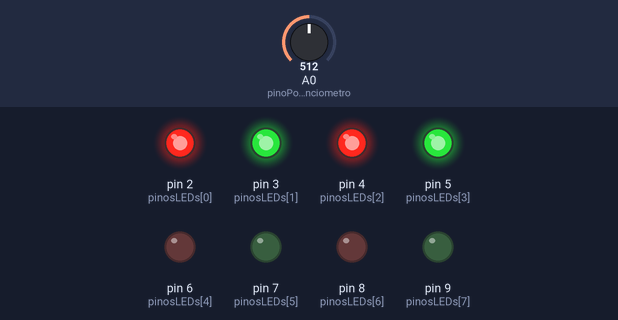
Bench run of a sketch on a simulated Arduino Uno, built with avr-gcc and run on an emulated ATmega328P. Parts: output pins drawn as LEDs (lit = HIGH). Inputs (shaded band) come from the test bench; at power-on: A0 (pinoPotenciometro) = 512.

Above: at 1.2 s.
1.3 s: A0 (pinoPotenciometro) set to 632
2.8 s: A0 (pinoPotenciometro) set to 651
At 4.0 s:
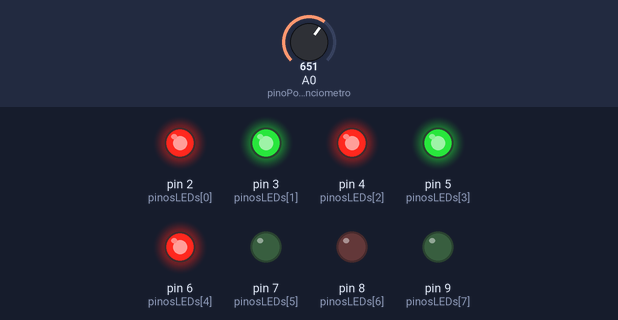
4.3 s: A0 (pinoPotenciometro) set to 511
At 5.3 s:
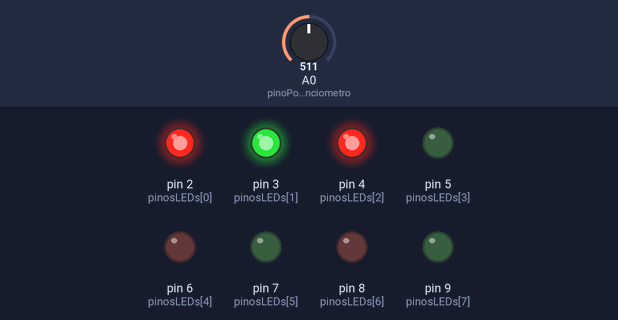
5.8 s: A0 (pinoPotenciometro) set to 395
7.3 s: A0 (pinoPotenciometro) set to 372
At 7.6 s:
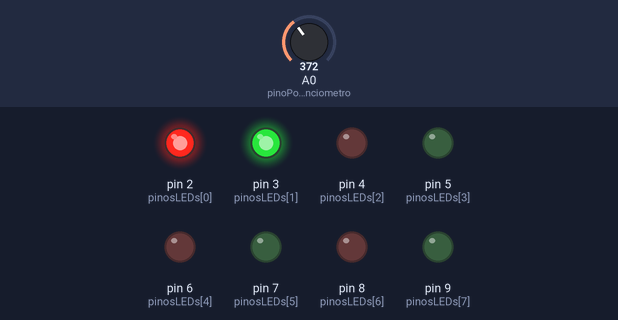
8.8 s: A0 (pinoPotenciometro) set to 716
At 9.9 s:
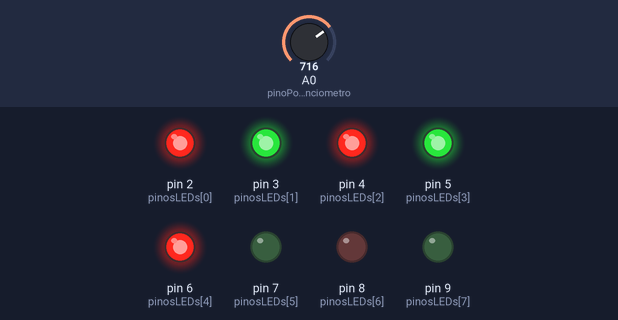
Timing chart, 0 to 11.3 s (numbered marks = the images above; inputs shaded):
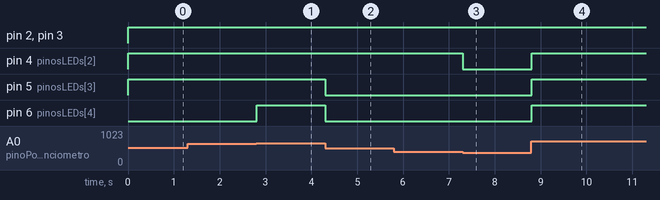

Measured:
- the behaviour switches between 639 and 640 on A0 (pinoPotenciometro) (found by bisection; images 0 and 1)
- the behaviour switches between 384 and 383 on A0 (pinoPotenciometro) (found by bisection; images 2 and 3)
- after the input at 1.3 s, every drawn part: stays the same
- after the input at 2.8 s, pin 6 (pinosLEDs[4]): LOW → HIGH at once
- after the input at 4.3 s, pin 5 (pinosLEDs[3]), pin 6 (pinosLEDs[4]): HIGH → LOW at once
- after the input at 5.8 s, every drawn part: stays the same
- after the input at 7.3 s, pin 4 (pinosLEDs[2]): HIGH → LOW at once
- after the input at 8.8 s, pin 4 (pinosLEDs[2]), pin 5 (pinosLEDs[3]), pin 6 (pinosLEDs[4]): LOW → HIGH at once

The sketch:

sketch.ino
```cpp
// Definindo o pino do potenciômetro e os pinos dos LEDs
const int pinoPotenciometro = A0;
const int pinosLEDs[] = {2, 3, 4, 5, 6, 7, 8, 9};
const int numeroDeLEDs = 8;

void setup() {
  // Configura todos os pinos dos LEDs como SAÍDA
  for (int i = 0; i < numeroDeLEDs; i++) {
    pinMode(pinosLEDs[i], OUTPUT);
  }
}

void loop() {
  // 1. Ler o valor do potenciômetro (0 a 1023)
  int valorPotenciometro = analogRead(pinoPotenciometro);

  // 2. Mapear o valor lido para o número de LEDs (0 a 8)
  int ledsParaAcender = map(valorPotenciometro, 0, 1023, 0, numeroDeLEDs);

  // 3. Acender os LEDs até o número mapeado
  for (int i = 0; i < ledsParaAcender; i++) {
    digitalWrite(pinosLEDs[i], HIGH);
  }

  // 4. Apagar os LEDs restantes
  for (int i = ledsParaAcender; i < numeroDeLEDs; i++) {
    digitalWrite(pinosLEDs[i], LOW);
  }

  // Pequena pausa para estabilidade
  delay(10);
}
```
